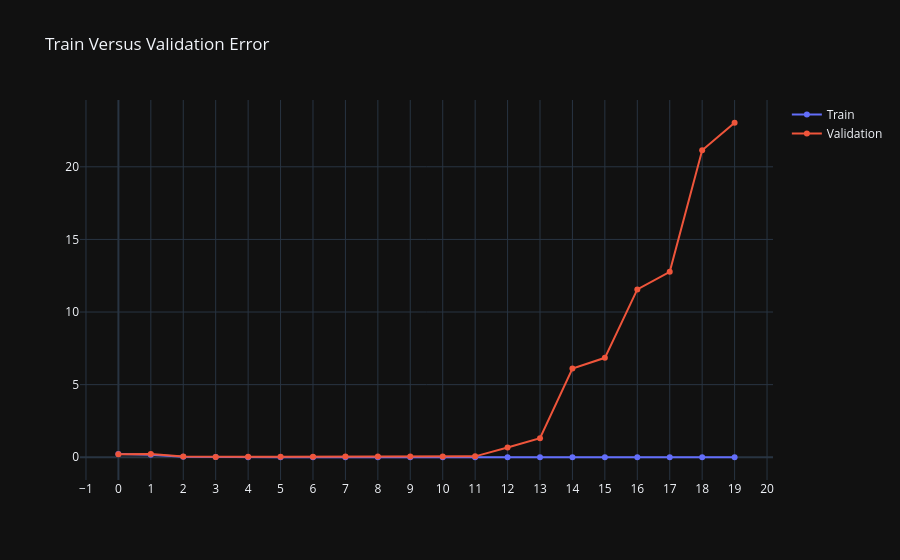

The notebook cell this image was saved under:
### Markdown cell above
# Task 4: Overfitting
As you probably noticed in the previous task, as the degree of the polynomial gets bigger, the error on our dataset becomes smaller. However, if you try to plot the resulting polynomial, you will see that it exihibits some crazy oscillations to pass through all the data points, and the corresponding coefficients have extremely high values (in magnitude)!

This means our model is *too* expressive, in the sense that it is able to fit all the data points, but in doing so it is also fitting the noise and thus will not be reliable for making predictions on unseen data. At the same time, intuitively we would like to favor *simpler* models, and such extreme values for the coefficients look unnatural. If this sounds similar to what you have seen in the lecture about Bayesian modelling, you are on the right track - more on this later and in the next classes 🙂

This behaviour is known as *overfitting*, and there are ways to mitigate it. First of all, as you might have guessed, having more data prevents overfitting: with 20 data points, a 19-degree polynomial can provide a perfect fit. If we had more points, the same model would be less prone to overfitting, allowing us to increase the complexity.

Of course, it's not always possible to have more data; then, a good practice is to split the data you have into a *training set*, used to train the model, and a *validation set*, to regulate the model complexity (in this case, the degree $d$). You will now implement this: out of our 20-points dataset, use only 15 to estimate the model parameters, and test the resulting model on the remaining 5. Then, plot again the error as a function of the polynomial degree, both on the training set and the validation set.

**Hints**
- The `split_data` function should take as input the data `X` and the observations `y`, and return a tuple of four elements: the training data and the corresponding observations, and the validation data and the corresponding observations
- Make sure **not** to mix data and observations: when you return the split datasets, to each data point should still correspond the appropriate observation
- Then, use this to test out different models, this time by only training polynomial models of different degrees on the training data, and then plotting the error on both datasets: what do you notice?

### Code cell
def split_data(X, y, hold_out=5, seed=42):
    rng = np.random.default_rng(seed)

    # 1. Tworzymy listę indeksów od 0 do 19
    indices = np.arange(len(X))

    # 2. Mieszamy indeksy, żeby podział był losowy
    rng.shuffle(indices)

    # 3. Wybieramy indeksy do walidacji (pierwsze 5) i treningu (reszta)
    val_idx = indices[:hold_out]
    train_idx = indices[hold_out:]

    # 4. Wycinamy dane na podstawie tych indeksów
    return X[train_idx], X[val_idx], y[train_idx], y[val_idx]

X_train, X_val, y_train, y_val = split_data(X, y)
degrees = range(0, 20)
train_errors, val_errors = [], []

for d in degrees:
    # Model uczy się TYLKO na danych treningowych
    model = polynomial_regression(X_train, y_train, d)

    # Błąd na tym, co model już widział
    train_errors.append(calculate_error(y_train, model(X_train)))

    # Błąd na danych, których model NIE WIDZIAŁ (prawdziwy egzamin)
    val_errors.append(calculate_error(y_val, model(X_val)))
fig = go.Figure()
fig.add_trace(go.Scatter(x=list(degrees), y=train_errors, name="Train", mode="lines+markers"))
fig.add_trace(go.Scatter(x=list(degrees), y=val_errors, name="Validation", mode="lines+markers"))
fig.update_layout(title="Train Versus Validation Error")
fig.update_xaxes(dtick=1)
fig.show()

### Figure 1 — Plotly figure (JSON) as saved in the notebook; plotly's stock layout.template omitted (floating-point values rounded to 4 significant figures)
{"data": [{"mode": "lines+markers", "name": "Train", "x": [0, 1, 2, 3, 4, 5, 6, 7, 8, 9, 10, 11, 12, 13, 14, 15, 16, 17, 18, 19], "y": [0.22, 0.173, 0.03702, 0.0116, 0.006621, 0.005941, 0.005429, 0.004547, 0.004539, 0.004344, 0.003929, 0.003089, 0.0005116, 0.0001606, 1.563e-22, 6.552e-22, 1.45e-21, 5.839e-22, 1.106e-22, 2.295e-23], "type": "scatter"}, {"mode": "lines+markers", "name": "Validation", "x": [0, 1, 2, 3, 4, 5, 6, 7, 8, 9, 10, 11, 12, 13, 14, 15, 16, 17, 18, 19], "y": [0.2151, 0.2242, 0.05704, 0.01775, 0.02951, 0.04045, 0.03837, 0.04964, 0.05106, 0.0435, 0.04711, 0.0607, 0.6725, 1.31, 6.11, 6.847, 11.56, 12.77, 21.14, 23.03], "type": "scatter"}], "layout": {"title": {"text": "Train Versus Validation Error"}, "xaxis": {"dtick": 1}}}
